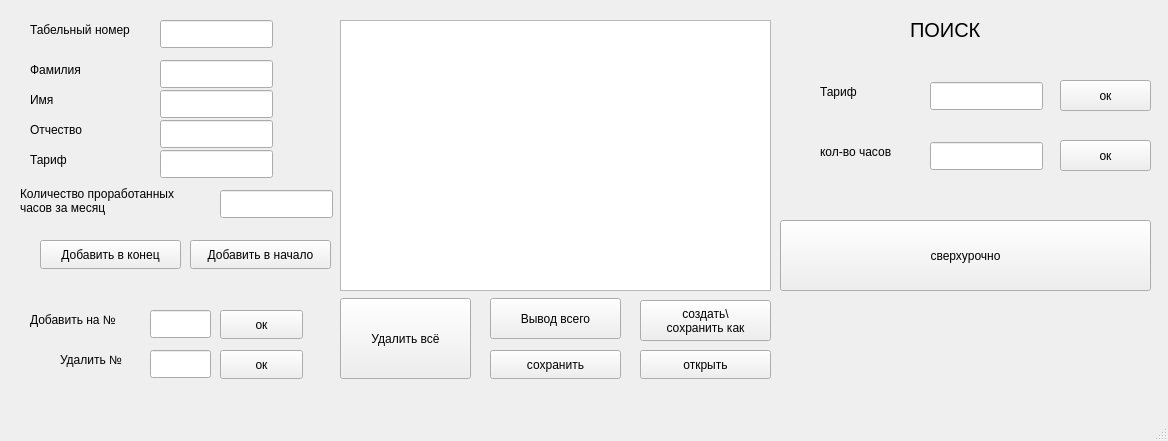
<?xml version="1.0" encoding="UTF-8"?>
<ui version="4.0">
 <class>MainWindow</class>
 <widget class="QMainWindow" name="MainWindow">
  <property name="geometry">
   <rect>
    <x>0</x>
    <y>0</y>
    <width>1168</width>
    <height>441</height>
   </rect>
  </property>
  <property name="windowTitle">
   <string>MainWindow</string>
  </property>
  <widget class="QWidget" name="centralwidget">
   <widget class="QLabel" name="label_2">
    <property name="geometry">
     <rect>
      <x>30</x>
      <y>60</y>
      <width>131</width>
      <height>20</height>
     </rect>
    </property>
    <property name="text">
     <string>Фамилия</string>
    </property>
   </widget>
   <widget class="QLineEdit" name="fi">
    <property name="geometry">
     <rect>
      <x>160</x>
      <y>60</y>
      <width>113</width>
      <height>28</height>
     </rect>
    </property>
    <property name="text">
     <string/>
    </property>
   </widget>
   <widget class="QLineEdit" name="hours">
    <property name="geometry">
     <rect>
      <x>220</x>
      <y>190</y>
      <width>113</width>
      <height>28</height>
     </rect>
    </property>
    <property name="text">
     <string/>
    </property>
   </widget>
   <widget class="QLabel" name="label_4">
    <property name="geometry">
     <rect>
      <x>20</x>
      <y>180</y>
      <width>201</width>
      <height>41</height>
     </rect>
    </property>
    <property name="text">
     <string>Количество проработанных
часов за месяц</string>
    </property>
   </widget>
   <widget class="QTextBrowser" name="textBrowser">
    <property name="geometry">
     <rect>
      <x>340</x>
      <y>20</y>
      <width>431</width>
      <height>271</height>
     </rect>
    </property>
   </widget>
   <widget class="QPushButton" name="addInfo_Tail">
    <property name="geometry">
     <rect>
      <x>40</x>
      <y>240</y>
      <width>141</width>
      <height>29</height>
     </rect>
    </property>
    <property name="text">
     <string>Добавить в конец</string>
    </property>
   </widget>
   <widget class="QPushButton" name="out">
    <property name="geometry">
     <rect>
      <x>490</x>
      <y>298</y>
      <width>131</width>
      <height>41</height>
     </rect>
    </property>
    <property name="text">
     <string>Вывод всего</string>
    </property>
   </widget>
   <widget class="QLabel" name="label_5">
    <property name="geometry">
     <rect>
      <x>30</x>
      <y>20</y>
      <width>131</width>
      <height>20</height>
     </rect>
    </property>
    <property name="text">
     <string>Табельный номер</string>
    </property>
   </widget>
   <widget class="QLineEdit" name="number">
    <property name="geometry">
     <rect>
      <x>160</x>
      <y>20</y>
      <width>113</width>
      <height>28</height>
     </rect>
    </property>
    <property name="text">
     <string/>
    </property>
   </widget>
   <widget class="QPushButton" name="addInfo_Head">
    <property name="geometry">
     <rect>
      <x>190</x>
      <y>240</y>
      <width>141</width>
      <height>29</height>
     </rect>
    </property>
    <property name="text">
     <string>Добавить в начало</string>
    </property>
   </widget>
   <widget class="QLabel" name="label_6">
    <property name="geometry">
     <rect>
      <x>30</x>
      <y>310</y>
      <width>111</width>
      <height>20</height>
     </rect>
    </property>
    <property name="text">
     <string>Добавить на №</string>
    </property>
   </widget>
   <widget class="QLineEdit" name="insertNumber">
    <property name="geometry">
     <rect>
      <x>150</x>
      <y>310</y>
      <width>61</width>
      <height>28</height>
     </rect>
    </property>
    <property name="text">
     <string/>
    </property>
   </widget>
   <widget class="QPushButton" name="insert">
    <property name="geometry">
     <rect>
      <x>220</x>
      <y>310</y>
      <width>83</width>
      <height>29</height>
     </rect>
    </property>
    <property name="text">
     <string>ок</string>
    </property>
   </widget>
   <widget class="QLabel" name="label_7">
    <property name="geometry">
     <rect>
      <x>60</x>
      <y>350</y>
      <width>111</width>
      <height>20</height>
     </rect>
    </property>
    <property name="text">
     <string>Удалить №</string>
    </property>
   </widget>
   <widget class="QPushButton" name="deletenumber">
    <property name="geometry">
     <rect>
      <x>220</x>
      <y>350</y>
      <width>83</width>
      <height>29</height>
     </rect>
    </property>
    <property name="text">
     <string>ок</string>
    </property>
   </widget>
   <widget class="QLineEdit" name="deleteNumber">
    <property name="geometry">
     <rect>
      <x>150</x>
      <y>350</y>
      <width>61</width>
      <height>28</height>
     </rect>
    </property>
    <property name="text">
     <string/>
    </property>
   </widget>
   <widget class="QPushButton" name="deleteAll">
    <property name="geometry">
     <rect>
      <x>340</x>
      <y>298</y>
      <width>131</width>
      <height>81</height>
     </rect>
    </property>
    <property name="text">
     <string>Удалить всё</string>
    </property>
   </widget>
   <widget class="QLabel" name="label_9">
    <property name="geometry">
     <rect>
      <x>820</x>
      <y>82</y>
      <width>111</width>
      <height>20</height>
     </rect>
    </property>
    <property name="text">
     <string>Тариф</string>
    </property>
   </widget>
   <widget class="QLineEdit" name="number_2">
    <property name="geometry">
     <rect>
      <x>930</x>
      <y>82</y>
      <width>113</width>
      <height>28</height>
     </rect>
    </property>
    <property name="text">
     <string/>
    </property>
   </widget>
   <widget class="QPushButton" name="pushButton">
    <property name="geometry">
     <rect>
      <x>1060</x>
      <y>80</y>
      <width>91</width>
      <height>31</height>
     </rect>
    </property>
    <property name="text">
     <string>ок</string>
    </property>
   </widget>
   <widget class="QPushButton" name="pushButton_2">
    <property name="geometry">
     <rect>
      <x>780</x>
      <y>220</y>
      <width>371</width>
      <height>71</height>
     </rect>
    </property>
    <property name="text">
     <string>сверхурочно</string>
    </property>
   </widget>
   <widget class="QLabel" name="label_13">
    <property name="geometry">
     <rect>
      <x>910</x>
      <y>20</y>
      <width>111</width>
      <height>20</height>
     </rect>
    </property>
    <property name="font">
     <font>
      <pointsize>15</pointsize>
     </font>
    </property>
    <property name="text">
     <string>ПОИСК</string>
    </property>
   </widget>
   <widget class="QPushButton" name="save">
    <property name="geometry">
     <rect>
      <x>490</x>
      <y>350</y>
      <width>131</width>
      <height>29</height>
     </rect>
    </property>
    <property name="text">
     <string>сохранить</string>
    </property>
   </widget>
   <widget class="QPushButton" name="create">
    <property name="geometry">
     <rect>
      <x>640</x>
      <y>300</y>
      <width>131</width>
      <height>41</height>
     </rect>
    </property>
    <property name="text">
     <string>создать\
сохранить как</string>
    </property>
   </widget>
   <widget class="QPushButton" name="open">
    <property name="geometry">
     <rect>
      <x>640</x>
      <y>350</y>
      <width>131</width>
      <height>29</height>
     </rect>
    </property>
    <property name="text">
     <string>открыть</string>
    </property>
   </widget>
   <widget class="QLabel" name="label_3">
    <property name="geometry">
     <rect>
      <x>30</x>
      <y>90</y>
      <width>131</width>
      <height>20</height>
     </rect>
    </property>
    <property name="text">
     <string>Имя</string>
    </property>
   </widget>
   <widget class="QLabel" name="label_8">
    <property name="geometry">
     <rect>
      <x>30</x>
      <y>120</y>
      <width>131</width>
      <height>20</height>
     </rect>
    </property>
    <property name="text">
     <string>Отчество</string>
    </property>
   </widget>
   <widget class="QLineEdit" name="nam">
    <property name="geometry">
     <rect>
      <x>160</x>
      <y>90</y>
      <width>113</width>
      <height>28</height>
     </rect>
    </property>
    <property name="text">
     <string/>
    </property>
   </widget>
   <widget class="QLineEdit" name="otc">
    <property name="geometry">
     <rect>
      <x>160</x>
      <y>120</y>
      <width>113</width>
      <height>28</height>
     </rect>
    </property>
    <property name="text">
     <string/>
    </property>
   </widget>
   <widget class="QLabel" name="label_14">
    <property name="geometry">
     <rect>
      <x>30</x>
      <y>150</y>
      <width>131</width>
      <height>20</height>
     </rect>
    </property>
    <property name="text">
     <string>Тариф</string>
    </property>
   </widget>
   <widget class="QLineEdit" name="tarrif">
    <property name="geometry">
     <rect>
      <x>160</x>
      <y>150</y>
      <width>113</width>
      <height>28</height>
     </rect>
    </property>
    <property name="text">
     <string/>
    </property>
   </widget>
   <widget class="QLineEdit" name="number_3">
    <property name="geometry">
     <rect>
      <x>930</x>
      <y>142</y>
      <width>113</width>
      <height>28</height>
     </rect>
    </property>
    <property name="text">
     <string/>
    </property>
   </widget>
   <widget class="QPushButton" name="pushButton_3">
    <property name="geometry">
     <rect>
      <x>1060</x>
      <y>140</y>
      <width>91</width>
      <height>31</height>
     </rect>
    </property>
    <property name="text">
     <string>ок</string>
    </property>
   </widget>
   <widget class="QLabel" name="label_10">
    <property name="geometry">
     <rect>
      <x>820</x>
      <y>142</y>
      <width>111</width>
      <height>20</height>
     </rect>
    </property>
    <property name="text">
     <string>кол-во часов</string>
    </property>
   </widget>
  </widget>
  <widget class="QMenuBar" name="menubar">
   <property name="geometry">
    <rect>
     <x>0</x>
     <y>0</y>
     <width>1168</width>
     <height>25</height>
    </rect>
   </property>
  </widget>
  <widget class="QStatusBar" name="statusbar"/>
 </widget>
 <resources/>
 <connections/>
</ui>
